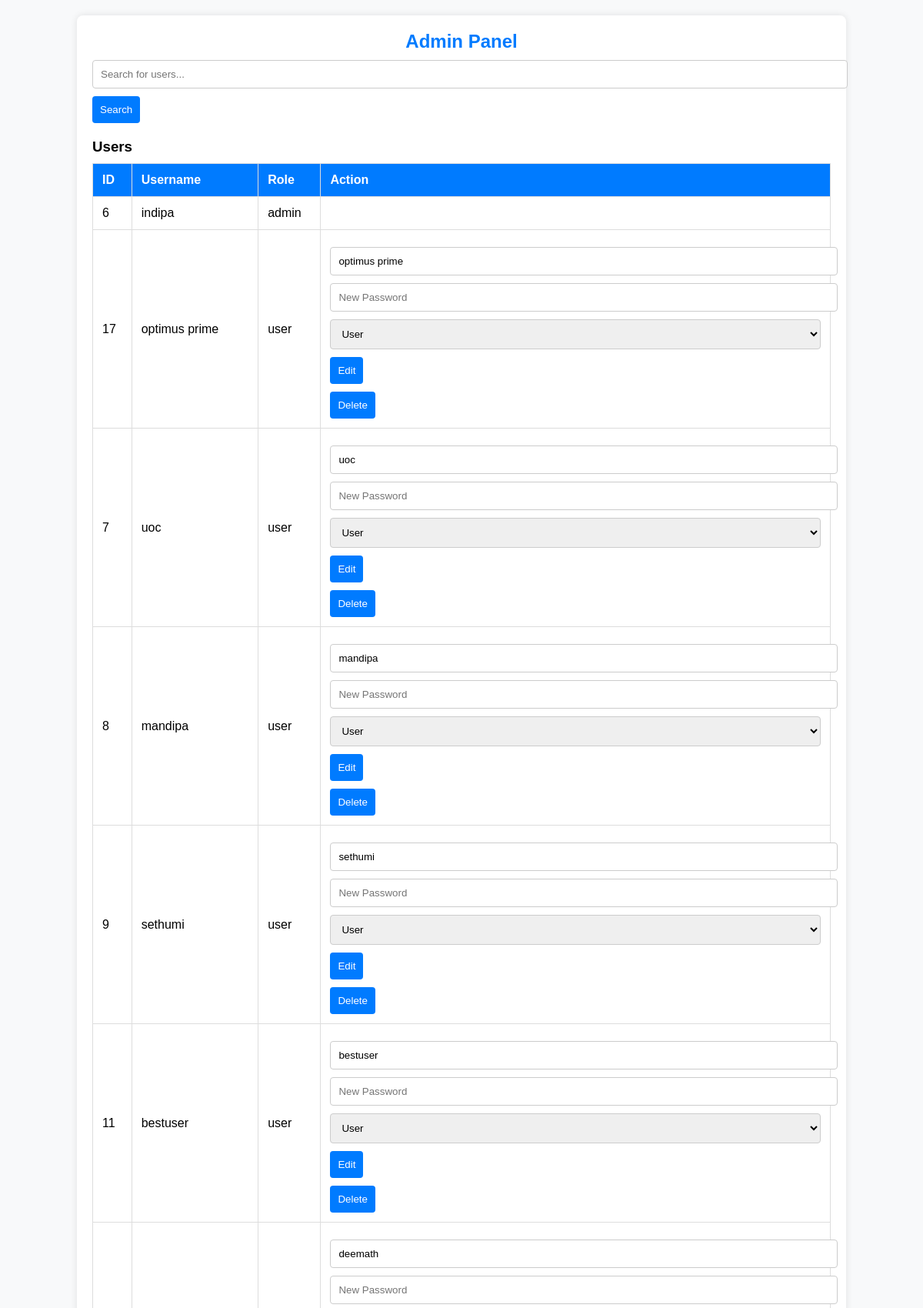
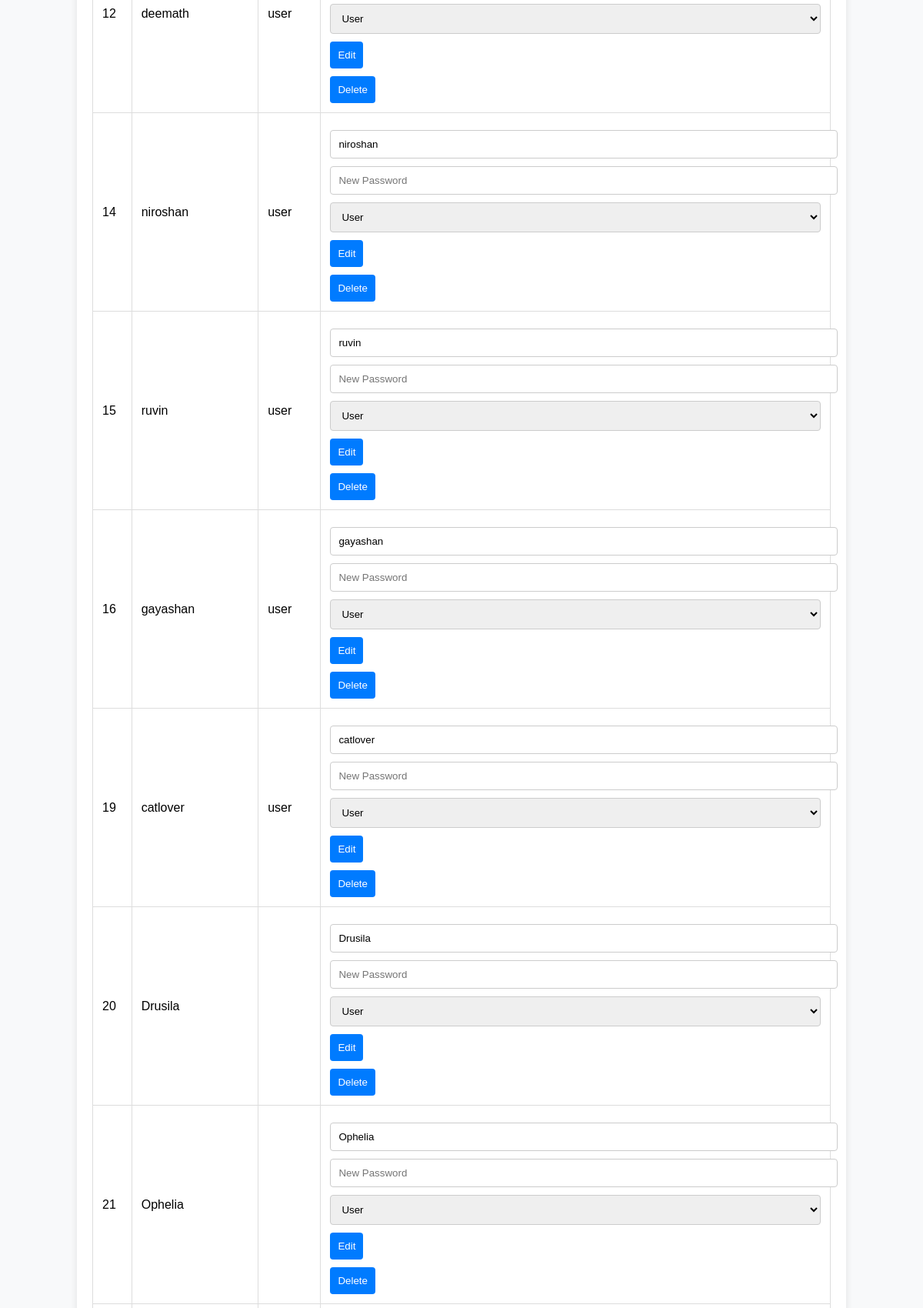
The page /admin2.php (signed in, upper part) on the database its author committed (2 pictures, top to bottom).
### tables this page shows
CREATE TABLE IF NOT EXISTS `users` (
  `id` int NOT NULL AUTO_INCREMENT,
  `username` varchar(50) NOT NULL,
  `password` varchar(255) NOT NULL,
  `role` enum('admin','user') DEFAULT 'user',
  `email` varchar(100) NOT NULL,
  `activated` int NOT NULL,
  `reset_token` varchar(255) NOT NULL,
  `created_at` timestamp(6) NOT NULL,
  `profile_picture` longblob NOT NULL,
  `full_name` varchar(255) NOT NULL,
  `bio` text NOT NULL,
  `time_stamp` timestamp(6) NOT NULL,
  `telephone` int NOT NULL,
  `status` varchar(50) NOT NULL,
  PRIMARY KEY (`id`)
);

### admin2.php (the view, shortened to what this page needs)
<?php
$servername = "localhost";
$username = "root";
$password = "";
$dbname = "crm_db";
$conn = new mysqli($servername, $username, $password, $dbname);
if (isset($_GET['search'])) {
    $search = $_GET['search'];
    $sql = "SELECT * FROM users WHERE username LIKE '%$search%' OR role LIKE '%$search%'";
} else {
    $sql = "SELECT * FROM users";
}
$result = $conn->query($sql);
$users = [];
if ($result->num_rows > 0) {
    while ($row = $result->fetch_assoc()) {
        $users[] = $row;
    }
}
?>
<!DOCTYPE html>
<html lang="en">
<head>
    <link rel="stylesheet" href="admin-styles.css">
</head>
<body>
    <div class="admin-container">
        <h2>Admin Panel</h2>
        <div class="search-bar">
            <form method="GET" action="">
                <input type="text" name="search" placeholder="Search for users...">
                <button type="submit">Search</button>
            </form>
        </div>
        <div class="admin-section">
            <h3>Users</h3>
            <table>
                <tr>
                    <th>ID</th>
                    <th>Username</th>
                    <th>Role</th>
                    <th>Action</th>
                </tr>
                <?php foreach ($users as $user) : ?>
                    <tr>
                        <td><?php echo $user['id']; ?></td>
                        <td><?php echo $user['username']; ?></td>
                        <td><?php echo $user['role']; ?></td>
                        <td>
                            <?php if ($_SESSION['username'] !== $user['username']) : ?>
                                <form method="post" action="">
                                    <input type="text" name="edited_username" value="<?php echo $user['username']; ?>" required>
                                    <input type="password" name="edited_password" placeholder="New Password">
                                    <select name="edited_role" required>
                                        <option value="user" <?php echo ($user['role'] === 'user') ? 'selected' : ''; ?>>User</option>
                                    </select>
                                    <button type="submit" name="edit_user">Edit</button>
                                </form>
                                <form method="post" action="" onsubmit="return confirm('Are you sure you want to delete this user?');">
                                    <button type="submit" name="delete_user">Delete</button>
                                </form>
                            <?php endif; ?>
                        </td>
                    </tr>
                <?php endforeach; ?>
            </table>
        </div>
    </div>
</body>
</html>

### admin-styles.css (style rules this page uses)
body, h1, h2, h3, p, table { margin: 0; padding: 0; }
body { font-family: 'Arial', sans-serif; background-color: #f8f9fa; margin: 0; display: flex; align-items: center; justify-content: center; min-height: 100vh; }
.admin-container { background-color: #fff; padding: 20px; border-radius: 8px; box-shadow: 0 0 10px rgba(0, 0, 0, 0.1); width: 80%; margin: 20px auto; }
h2 { color: #007bff; text-align: center; }
.admin-section { margin-top: 20px; }
table { width: 100%; border-collapse: collapse; margin-top: 10px; }
table, th, td { border: 1px solid #ddd; }
th, td { padding: 12px; text-align: left; }
th { background-color: #007bff; color: #fff; }
button { padding: 10px; cursor: pointer; background-color: #007bff; color: #fff; border: none; border-radius: 4px; transition: background-color 0.3s; }
form { margin-top: 10px; }
input, select { width: 100%; padding: 10px; margin-bottom: 10px; border: 1px solid #ccc; border-radius: 4px; }

### rows shown on the page
users: id "6", username "indipa", role "admin"
users: id "17", username "optimus prime", role "user", edited_username "optimus prime", edited_role "User"
users: id "7", username "uoc", role "user", edited_username "uoc", edited_role "User"
users: id "8", username "mandipa", role "user", edited_username "mandipa", edited_role "User"
users: id "9", username "sethumi", role "user", edited_username "sethumi", edited_role "User"
users: id "11", username "bestuser", role "user", edited_username "bestuser", edited_role "User"
users: id "12", username "deemath", role "user", edited_username "deemath", edited_role "User"
users: id "14", username "niroshan", role "user", edited_username "niroshan", edited_role "User"
users: id "15", username "ruvin", role "user", edited_username "ruvin", edited_role "User"
users: id "16", username "gayashan", role "user", edited_username "gayashan", edited_role "User"
users: id "19", username "catlover", role "user", edited_username "catlover", edited_role "User"
users: id "20", username "Drusila", edited_username "Drusila"
users: id "21", username "Ophelia", edited_username "Ophelia"
